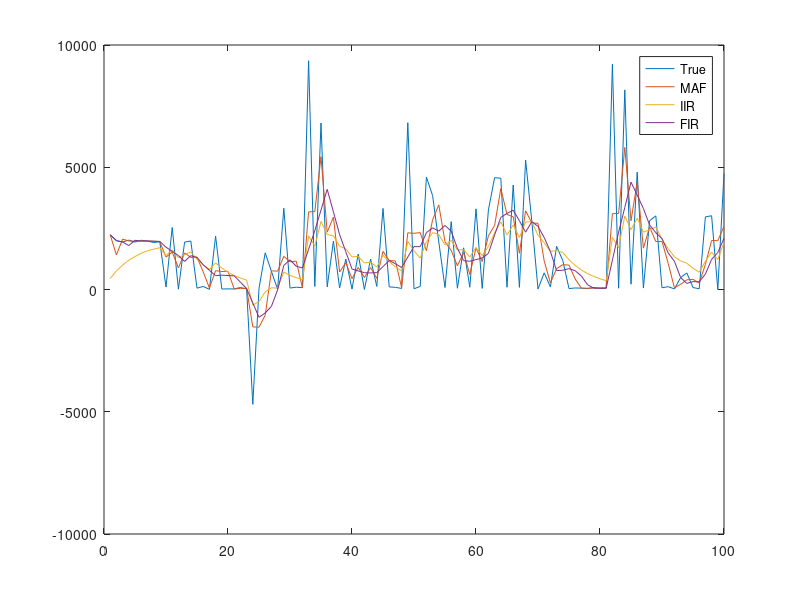

Source code (MATLAB):
matrix = [1 2238.0 2238.0 447.6 2238.0
2 1999.0 1412.3 757.9 1999.0
3 1942.0 2059.7 994.7 1942.0
4 2021.0 1987.3 1200.0 1797.4
5 1940.0 1967.7 1348.0 2012.8
6 2014.0 1991.7 1481.2 1977.4
7 1985.0 1979.7 1581.9 1984.6
8 1921.0 1973.3 1649.8 1977.5
9 1955.0 1953.7 1710.8 1966.9
10 101.0 1325.7 1388.8 1729.6
11 2536.0 1530.7 1618.3 1559.4
12 15.0 884.0 1297.6 1390.0
13 1938.0 1496.3 1425.7 1149.6
14 1984.0 1312.3 1537.4 1382.9
15 55.0 1325.7 1240.9 1308.1
16 126.0 721.7 1017.9 1011.9
17 6.0 62.3 815.5 784.3
18 2180.0 770.7 1088.4 567.3
19 20.0 735.3 874.7 587.4
20 26.0 742.0 705.0 570.5
21 23.0 23.0 568.6 560.1
22 82.0 43.7 471.3 300.0
23 25.0 43.3 382.0 38.4
24 -4697.0 -1530.0 -633.8 -551.4
25 50.0 -1540.7 -497.0 -1138.4
26 1500.0 -1049.0 -97.6 -957.8
27 743.0 764.3 70.5 -690.8
28 7.0 750.0 57.8 -13.0
29 3325.0 1358.3 711.2 984.4
30 60.0 1130.7 581.0 1213.8
31 95.0 1160.0 483.8 952.8
32 75.0 76.7 402.0 880.3
33 9356.0 3175.3 2192.8 1642.6
34 125.0 3185.3 1779.3 2404.6
35 6808.0 5429.7 2785.0 3251.9
36 107.0 2346.7 2249.4 4095.0
37 1978.0 2964.3 2195.1 3176.8
38 65.0 716.7 1769.1 2247.0
39 1245.0 1096.0 1664.3 1544.1
40 17.0 442.3 1334.8 837.5
41 1449.0 903.7 1357.7 760.1
42 1.0 489.0 1086.3 686.0
43 1243.0 897.7 1117.7 677.8
44 126.0 456.7 919.3 691.1
45 3316.0 1561.7 1398.7 938.1
46 106.0 1182.7 1140.1 1184.6
47 89.0 1170.3 929.9 1053.5
48 44.0 79.7 752.7 899.0
49 6823.0 2318.7 1966.8 1327.1
50 29.0 2298.7 1579.2 1755.9
51 127.0 2326.3 1288.8 1751.0
52 4598.0 1584.7 1950.6 2325.0
53 3840.0 2855.0 2328.5 2521.4
54 1940.0 3459.3 2250.8 2387.4
55 79.0 1953.0 1816.4 2620.3
56 2774.0 1597.7 2008.0 2386.3
57 53.0 968.7 1617.0 1684.9
58 1705.0 1510.7 1634.6 1182.1
59 93.0 617.0 1326.3 1154.5
60 3299.0 1699.0 1720.8 1221.9
61 44.0 1145.3 1385.4 1286.4
62 3249.0 2197.3 1758.2 1478.3
63 4573.0 2622.0 2321.1 2231.3
64 4552.0 4124.7 2767.3 2947.9
65 91.0 3072.0 2232.0 3110.4
66 4275.0 2972.7 2640.6 3244.5
67 86.0 1484.0 2129.7 2811.9
68 5297.0 3219.3 2763.2 2344.1
69 2799.0 2727.3 2770.3 2775.8
70 20.0 2705.3 2220.3 2582.4
71 681.0 1166.7 1912.4 2124.9
72 105.0 268.7 1550.9 1550.3
73 1767.0 851.0 1594.1 772.3
74 1182.0 1018.0 1511.7 788.5
75 38.0 995.7 1217.0 853.4
76 63.0 427.7 986.2 767.8
77 57.0 52.7 800.3 548.8
78 37.0 52.3 647.7 191.9
79 84.0 59.3 534.9 54.5
80 46.0 55.7 437.2 58.1
81 53.0 61.0 360.3 55.5
82 9214.0 3104.3 2131.1 1202.1
83 53.0 3106.7 1715.4 2345.4
84 8165.0 5810.7 3005.4 3356.4
85 217.0 2811.7 2447.7 4391.8
86 4802.0 4394.7 2918.5 3860.8
87 60.0 1693.0 2346.8 3310.1
88 2813.0 2558.3 2440.1 2642.0
89 3012.0 1961.7 2554.5 2322.4
90 70.0 1965.0 2057.6 2080.3
91 117.0 1066.3 1669.5 1495.9
92 22.0 69.7 1340.0 1154.1
93 488.0 209.0 1169.6 489.8
94 677.0 395.7 1071.1 250.1
95 81.0 415.3 873.0 321.5
96 30.0 262.7 704.4 318.0
97 2970.0 1027.0 1157.5 629.3
98 3017.0 2005.7 1529.4 1232.0
99 2.0 1996.3 1224.0 1514.6
100 4741.0 2586.7 1927.4 2093.6
];

trueval = matrix(:,2);
maf = matrix(:,3);
iir = matrix(:,4);
fir = matrix(:,5);

figure
plot(trueval)
hold on
plot(maf)
plot(iir)
plot(fir)
legend('True','MAF','IIR','FIR')
